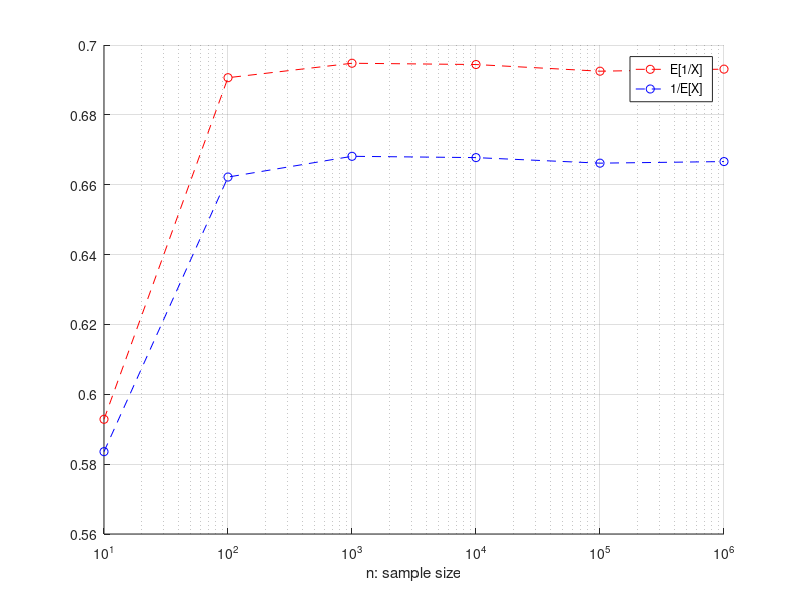

The MATLAB source for this figure:

clear all;
clc;
%Initial Parameters
b = 2;
a = 1;
%N random number-vector generator in the interval [a,b]:
%->UniformRandomVector =(b-a).*rand(N,1) + a;
sizeOfSamples = [10 100 1000 1e4 1e5 1e6];
numberOfSamples = length(sizeOfSamples);

%val_A the vector that stores the E[1/X] values
%val_B the vector that stores the 1/E[X] values 
val_A = zeros(numberOfSamples,1);
val_B = zeros(numberOfSamples,1);


for i=1 : numberOfSamples
    N = sizeOfSamples(i);
    URV_sample =(b-a).*rand(N,1) + a;
    val_A(i) = mean(URV_sample.^-1);
    val_B(i) = 1/mean(URV_sample);
end

figure();
set(gca,'yscale','linear')
set(gca,'xscale','log')
grid on;
hold on;
semilogx(sizeOfSamples,val_A,'--or');
hold on;
semilogx(sizeOfSamples,val_B,'--ob');
xlabel("n: sample size");
legend("E[1/X]", "1/E[X]");